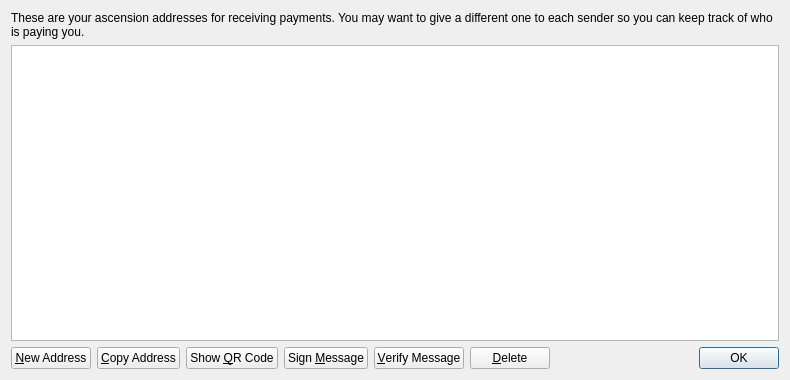
<?xml version="1.0" encoding="UTF-8"?>
<ui version="4.0">
 <class>AddressBookPage</class>
 <widget class="QWidget" name="AddressBookPage">
  <property name="geometry">
   <rect>
    <x>0</x>
    <y>0</y>
    <width>790</width>
    <height>380</height>
   </rect>
  </property>
  <property name="windowTitle">
   <string>Address Book</string>
  </property>
  <layout class="QVBoxLayout" name="verticalLayout">
   <item>
    <widget class="QLabel" name="labelExplanation">
     <property name="text">
      <string>These are your ascension addresses for receiving payments. You may want to give a different one to each sender so you can keep track of who is paying you.</string>
     </property>
     <property name="textFormat">
      <enum>Qt::PlainText</enum>
     </property>
     <property name="wordWrap">
      <bool>true</bool>
     </property>
    </widget>
   </item>
   <item>
    <widget class="QTableView" name="tableView">
     <property name="contextMenuPolicy">
      <enum>Qt::CustomContextMenu</enum>
     </property>
     <property name="toolTip">
      <string>Double-click to edit address or label</string>
     </property>
     <property name="tabKeyNavigation">
      <bool>false</bool>
     </property>
     <property name="alternatingRowColors">
      <bool>true</bool>
     </property>
     <property name="selectionMode">
      <enum>QAbstractItemView::SingleSelection</enum>
     </property>
     <property name="selectionBehavior">
      <enum>QAbstractItemView::SelectRows</enum>
     </property>
     <property name="sortingEnabled">
      <bool>true</bool>
     </property>
     <attribute name="verticalHeaderVisible">
      <bool>false</bool>
     </attribute>
    </widget>
   </item>
   <item>
    <layout class="QHBoxLayout" name="horizontalLayout">
     <item>
      <widget class="QPushButton" name="newAddressButton">
       <property name="toolTip">
        <string>Create a new address</string>
       </property>
       <property name="text">
        <string>&amp;New Address</string>
       </property>
       <property name="icon">
        <iconset resource="../bitcoin.qrc">
         <normaloff>:/icons/add</normaloff>:/icons/add</iconset>
       </property>
      </widget>
     </item>
     <item>
      <widget class="QPushButton" name="copyToClipboard">
       <property name="toolTip">
        <string>Copy the currently selected address to the system clipboard</string>
       </property>
       <property name="text">
        <string>&amp;Copy Address</string>
       </property>
       <property name="icon">
        <iconset resource="../bitcoin.qrc">
         <normaloff>:/icons/editcopy</normaloff>:/icons/editcopy</iconset>
       </property>
      </widget>
     </item>
     <item>
      <widget class="QPushButton" name="showQRCode">
       <property name="text">
        <string>Show &amp;QR Code</string>
       </property>
       <property name="icon">
        <iconset resource="../bitcoin.qrc">
         <normaloff>:/icons/qrcode</normaloff>:/icons/qrcode</iconset>
       </property>
      </widget>
     </item>
     <item>
      <widget class="QPushButton" name="signMessage">
       <property name="toolTip">
        <string>Sign a message to prove you own a ascension address</string>
       </property>
       <property name="text">
        <string>Sign &amp;Message</string>
       </property>
       <property name="icon">
        <iconset resource="../bitcoin.qrc">
         <normaloff>:/icons/edit</normaloff>:/icons/edit</iconset>
       </property>
      </widget>
     </item>
     <item>
      <widget class="QPushButton" name="verifyMessage">
       <property name="toolTip">
        <string>Verify a message to ensure it was signed with a specified ascension address</string>
       </property>
       <property name="text">
        <string>&amp;Verify Message</string>
       </property>
       <property name="icon">
        <iconset resource="../bitcoin.qrc">
         <normaloff>:/icons/transaction_0</normaloff>:/icons/transaction_0</iconset>
       </property>
      </widget>
     </item>
     <item>
      <widget class="QPushButton" name="deleteButton">
       <property name="toolTip">
        <string>Delete the currently selected address from the list</string>
       </property>
       <property name="text">
        <string>&amp;Delete</string>
       </property>
       <property name="icon">
        <iconset resource="../bitcoin.qrc">
         <normaloff>:/icons/remove</normaloff>:/icons/remove</iconset>
       </property>
      </widget>
     </item>
     <item>
      <spacer name="horizontalSpacer">
       <property name="orientation">
        <enum>Qt::Horizontal</enum>
       </property>
       <property name="sizeHint" stdset="0">
        <size>
         <width>40</width>
         <height>20</height>
        </size>
       </property>
      </spacer>
     </item>
     <item>
      <widget class="QDialogButtonBox" name="buttonBox">
       <property name="sizePolicy">
        <sizepolicy hsizetype="Maximum" vsizetype="Fixed">
         <horstretch>0</horstretch>
         <verstretch>0</verstretch>
        </sizepolicy>
       </property>
       <property name="standardButtons">
        <set>QDialogButtonBox::Ok</set>
       </property>
      </widget>
     </item>
    </layout>
   </item>
  </layout>
 </widget>
 <resources>
  <include location="../bitcoin.qrc"/>
 </resources>
 <connections/>
</ui>
